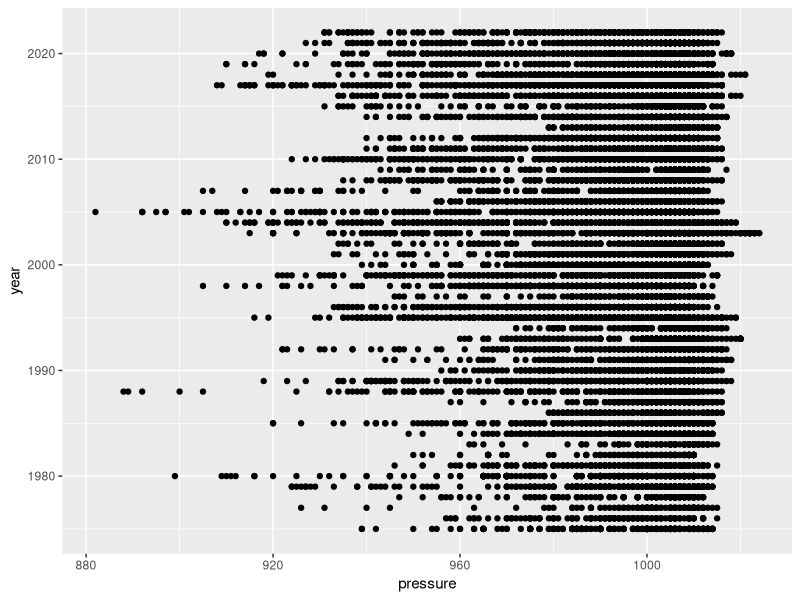

Here is the R script that generated this plot:
## ---- chunk 1
library(tidyverse)

glimpse(storms)

storms%>%
  ggplot()+
  geom_point(mapping = aes(x = pressure, y = year))

